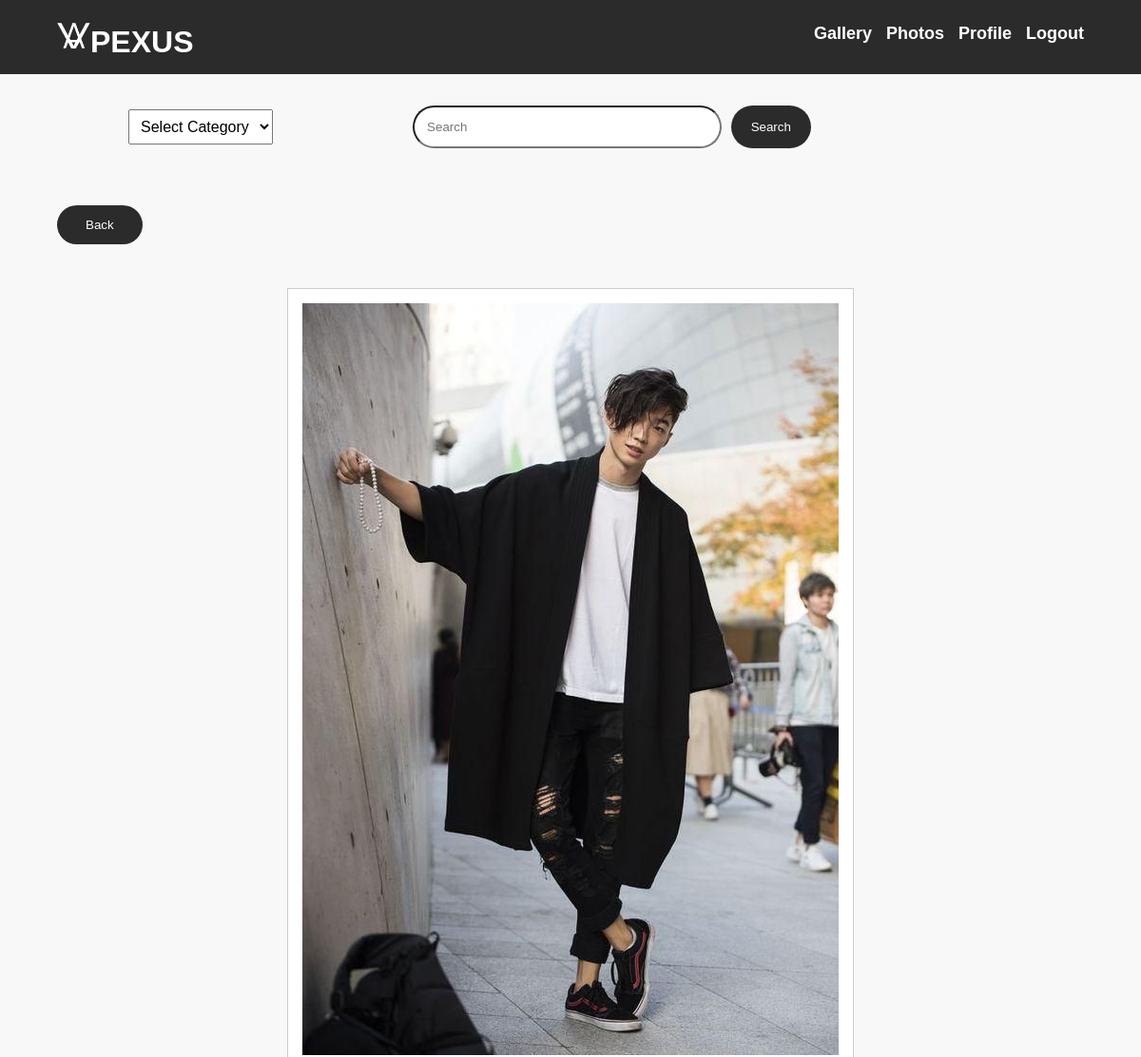
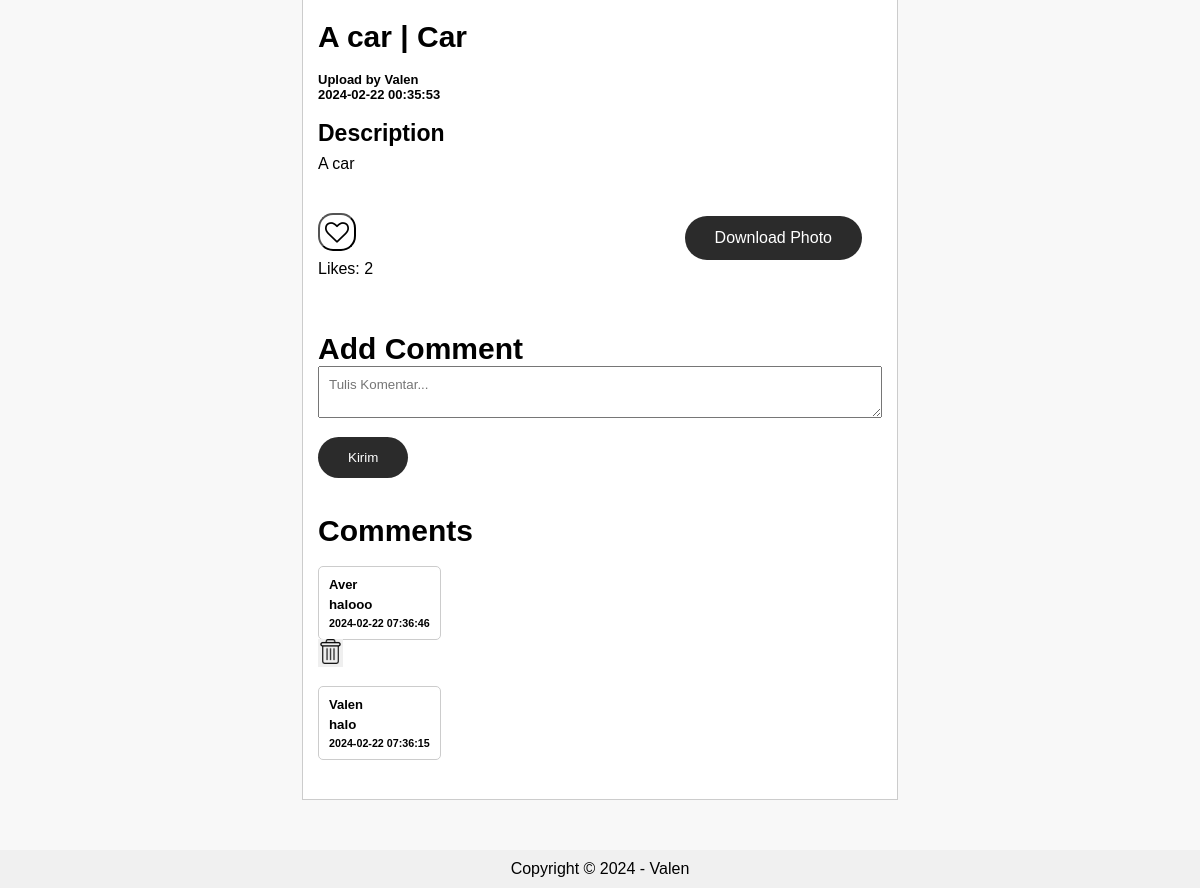
The app's page /detail-image.php?id=76 (signed in) with its own data (2 pictures, top to bottom).
### tables this page shows
CREATE TABLE `tb_image` (
  `image_id` int NOT NULL,
  `category_id` int NOT NULL,
  `category_name` varchar(100) NOT NULL,
  `admin_id` int NOT NULL,
  `admin_name` varchar(100) NOT NULL,
  `image_name` varchar(100) NOT NULL,
  `image_description` text NOT NULL,
  `image` varchar(100) NOT NULL,
  `image_status` tinyint(1) NOT NULL,
  `date_created` timestamp NOT NULL DEFAULT CURRENT_TIMESTAMP ON UPDATE CURRENT_TIMESTAMP
);

CREATE TABLE `tb_komentar` (
  `komentar_id` int NOT NULL,
  `image_id` int NOT NULL,
  `admin_id` int NOT NULL,
  `admin_name` varchar(50) NOT NULL,
  `komentar` text NOT NULL,
  `tanggal_komentar` datetime NOT NULL DEFAULT CURRENT_TIMESTAMP
);

### detail-image.php (the view, shortened to what this page needs)
<?php
include 'db.php';
$produk = mysqli_query($conn, "SELECT * FROM tb_image WHERE image_id = '" . $_GET['id'] . "' ");
$p = mysqli_fetch_object($produk);
?>
<!DOCTYPE html>
<html lang="en">
<head>
    <link rel="stylesheet" href="https://cdnjs.cloudflare.com/ajax/libs/font-awesome/5.15.3/css/all.min.css">
    <link rel="stylesheet" href="https://cdnjs.cloudflare.com/ajax/libs/font-awesome/4.7.0/css/font-awesome.min.css">
</head>
<body>
    <?php include('header.php'); ?>
    <br>
    <?php include('search.php'); ?>
    <div class="section">
        <div class="container8">
            <input type="button" class="btn2" id="kembali-btn" value="Back" onclick="window.location.href='index.php';">
        </div>
        <br><br>
        <div class="container3">
            <div class="boxd">
                <div class="colid">
                    <div class="cold">
                        <img src="foto/<?php echo $p->image ?>" width="100%" />
                    </div>
                    <br>
                    <h3><?php echo $p->image_name ?> | <?php echo $p->category_name  ?></h3>
                    <br>
                    <h4>Upload by <?php echo $p->admin_name ?><br />
                        <?php echo $p->date_created  ?></h4>
                    <br>
                    <h2>Description</h2><br />
                    <p> <?php echo $p->image_description ?></p>
                    <br>
                    <br>
                    <div class="like-download-section">
                        <div class="like-section">
                            <form action="submit_like.php" method="post">
                                <?php
                                $check_like_status = mysqli_query($conn, "SELECT * FROM tb_likes WHERE image_id = '$p->image_id' AND admin_id = '$user_id'");
                                $like_status = mysqli_num_rows($check_like_status) > 0;
                                if ($like_status) {
                                    echo '<button type="submit" name="submit_like" class="like-button liked"><i style="font-size:24px" class="fa">&#xf004;</i><br></button>';
                                } else {
                                    echo '<button type="submit" name="submit_like" class="like-button"><i style="font-size:24px" class="fa">&#xf08a;</i><br></button>';
                                }
                                ?>
                            </form>
                        </div>
                        <div class="download-container">
                            <a href="foto/<?php echo $p->image ?>" download="download_<?php echo $p->image_name ?>" class="btndl">Download Photo</a>
                        </div>
                    </div>
                    <div class="hasil-like">
                        <?php
                        $like_query = "SELECT COUNT(*) AS total_likes FROM tb_likes WHERE image_id = '{$p->image_id}'";
                        $like_result = mysqli_query($conn, $like_query);
                        $like_data = mysqli_fetch_assoc($like_result);
                        echo "Likes: " . $like_data['total_likes'];
                        ?>
                    </div>
                    <br>
                    <br><br>
                    <h3>Add Comment</h3>
                    <form action="" method="POST">
                        <textarea name="komentar" class="input-control" maxlength="80" placeholder="Tulis Komentar..." required></textarea>
                        <input type="submit" name="submit" value="Kirim" class="btn2">
                    </form>
                    <br><br>
                    <div class="">
                        <h3>Comments <?php echo $kom ?></h3>
                        <div class="">
                            <?php
                            $up = mysqli_query($conn, "SELECT * FROM tb_komentar WHERE image_id ='" . $_GET['id'] . "' ORDER BY tanggal_komentar DESC ");
                            if (mysqli_num_rows($up) > 0) {
                                while ($u = mysqli_fetch_array($up)) {
                            ?>
                                    <br>
                                    <div class="inpu2">
                                        <h4><?php echo $u['admin_name'] ?><br /></h4>
                                        <h5> <?php echo $u['komentar'] ?><br /></h5>
                                        <h6> <?php echo $u['tanggal_komentar'] ?></h6>
                                    </div>
                                    <?php
                                    if ($_SESSION['id'] == $u['admin_id']) {
                                    ?>
                                        <div class="input2">
                                            <form action="" method="POST">
                                                <button class="hapus" style=" border:none; cursor: pointer;" name="hapus_komen" onclick="return confirm('Yakin Ingin Hapus ?')"> <img src="img/delete.png" width="25px" title="Hapus" /></button>
                                            </form>
                                        </div>
                                    <?php
                                    }
                                    ?>
                                <?php }
                            } else { ?>
                                <br>
                                <p>No Comments</p>
                            <?php } ?>
                        </div>
                    </div>
                </div>
            </div>
        </div>
    </div>
    <?php include('footer.php'); ?>
</body>
</html>

### header.php (shortened to what this page needs)
<!DOCTYPE html PUBLIC "-//W3C//DTD XHTML 1.0 Transitional//EN" "http://www.w3.org/TR/xhtml1/DTD/xhtml1-transitional.dtd">
<html xmlns="http://www.w3.org/1999/xhtml">
<head>
    <link rel="stylesheet" type="text/css" href="css/style.css">
</head>
<header>
    <div class="container">
        <h1 class="namatitle"><a href="index.php"><img src="img/favicon2.png" alt="" width="35px">PEXUS</a></h1>
        <ul>
            <?php
            if (isset($_SESSION['status_login']) && $_SESSION['status_login'] === true) {
                echo '<li><a href="galeri.php">Gallery</a></li>';
                echo '<li><a href="data-image.php">Photos</a></li>';
                echo '<li><a href="profil.php">Profile</a></li>';
                echo '<li><a href="logout.php">Logout</a></li>';
            } else {
                echo '<li><a href="register.php">Register</a></li>';
                echo '<li><a href="login.php">Login</a></li>';
            }
            ?>
        </ul>
    </div>
</header>
</html>

### search.php (shortened to what this page needs)
<!DOCTYPE html PUBLIC "-//W3C//DTD XHTML 1.0 Transitional//EN" "http://www.w3.org/TR/xhtml1/DTD/xhtml1-transitional.dtd">
<html xmlns="http://www.w3.org/1999/xhtml">
<head>
    <link rel="stylesheet" type="text/css" href="css/style.css">
</head>
<body>
    <div class="scontainer">
        <div class="search-container">
            <div class="dropdown-container">
                <form action="index.php" method="GET">
                    <select name="kat" class="category-dropdown" onchange="this.form.submit()">
                        <option value="">Select Category</option>
                    </select>
                </form>
            </div>
            <div class="search">
                <form action="index.php" method="get">
                    <input type="text" name="search" placeholder="Search" value="<?php echo htmlspecialchars($_GET['search'] ?? ''); ?>" />
                    <input type="submit" name="cari" value="Search" />
                </form>
            </div>
        </div>
    </div>
</body>
</html>

### footer.php (shortened to what this page needs)
<footer>
    <p>Copyright © 2024 - Valen</p>
</footer>

### css/style.css (style rules this page uses)
* { padding:0; margin:0; font-family:'poppins', sans-serif; }
body { background-color:#f8f8f8; }
a { color: inherit; text-decoration:none; }
.input-control { width:100%; padding:10px; margin-bottom:15px; box-sizing:border-box; }
header { background-color: #2b2b2b; color: #fff; }
header h1 { float:left; padding:15px 0; }
header ul { float:right; }
header ul li { display:inline-block; }
header ul li a { padding:25px 0 25px 15px; display: inline-block; font-size: 18px; color: #ffffff; font-weight: bold; }
footer { padding:25px 0; }
.container { width: 90%; margin: 0 auto; }
.container3 { max-width: 90%; margin: 0 auto; display: flex; justify-content: center; align-items: flex-start; }
.container:after { content:''; display: block; clear:both; }
.section { padding:25px 0; }
.container8 { max-width: 90%; margin: 0 auto; }
.boxd { background-color: #fff; border:1px solid #ccc; padding:15px; display: flex; flex-wrap: wrap; box-sizing: border-box; margin:10px 0 25px 0; max-width: 70%; }
.colid { width:auto; height: auto; padding:5px; margin: -5px; margin-bottom: 9px; border-radius: 15px; }
.colid h3 { font-size: 30px; }
.colid h4 { font-size: 13px; }
.colid h2 { font-size: 23px; margin-bottom: -5px; }
.colid p { margin-top: -5px; }
.cold { flex: 0 0 45%; }
.cold img { width: 100%; text-align: center; }
body { font-family: 'poppins', sans-serif; }
.section { margin-top: 20px; }
.btn2 { background-color: #2b2b2b; color: #fff; padding: 13px 30px; border: none; border-radius: 30px; cursor: pointer; }

### detail-image.php (style rules this page uses)
.download-container { display: flex; justify-content: flex-end; margin-right: 10px; margin-top: 12px; }
.btndl { background-color: #2b2b2b; color: #fff; padding: 13px 30px; border: none; border-radius: 30px; cursor: pointer; }
.inpu2 { border: 1px solid #ccc; padding: 10px; margin-bottom: 10px; border-radius: 5px; width: fit-content; }
h4 { margin: 0; }
h5, h6 { margin-top: 5px; margin-bottom: 0; }
button.hapus { margin-top: -15px; }
.like-download-section { display: flex; justify-content: space-between; }
.like-section, .download-container { display: flex; align-items: center; }
.like-button, .btndl { background-color: #FFF; border-radius: 15px; cursor: pointer; text-align: center; padding: 5px; margin-right: 10px; }
.like-button i { font-size: 24px; }

### header.php (style rules this page uses)
h1.namatitle { margin-top: 5px; }

### search.php (style rules this page uses)
.scontainer { width: 80%; margin: 0 auto; }
.search-container { display: flex; align-items: center; justify-content: space-between; padding: 15px; }
.search { text-align: center; flex-grow: 1; margin-left: -70px; }
.search input[type=text] { width: 35%; padding: 13px; border-radius: 30px; margin-right: 5px; }
.search input[type=submit] { padding: 15px; width: 10%; border-radius: 30px; background-color: #2b2b2b; color: #fff; border: none; cursor: pointer; }
.dropdown-container { display: flex; align-items: center; justify-content: space-between; list-style-type: none; }
.category-dropdown { padding: 8px; font-size: 16px; margin-right: 5px; }

### footer.php (style rules this page uses)
footer { background-color: #f0f0f0; padding: 10px; text-align: center; }

### records on screen
tb_image: image (picture), image_name "A car", category_name "Car", admin_name "Valen", date_created "2024-02-22 00:35:53", image_description "A car"
tb_komentar: admin_name "Aver", komentar "halooo", tanggal_komentar "2024-02-22 07:36:46"
tb_komentar: admin_name "Valen", komentar "halo", tanggal_komentar "2024-02-22 07:36:15"

### other values on screen
$like_data['total_likes'] "2"
